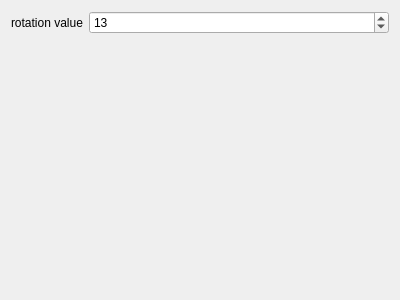
<?xml version="1.0" encoding="UTF-8"?>
<ui version="4.0">
<comment>
  * Released as open source by Gabriel Caudrelier
  *
  * Developed by Gabriel Caudrelier, gabriel dot caudrelier at gmail dot com
  *
  * https://github.com/metrodango/pip3line
  *
  * Released under AGPL see LICENSE for more information
</comment>
 <class>ByteRotWidget</class>
 <widget class="QWidget" name="ByteRotWidget">
  <property name="geometry">
   <rect>
    <x>0</x>
    <y>0</y>
    <width>400</width>
    <height>300</height>
   </rect>
  </property>
  <property name="windowTitle">
   <string>Form</string>
  </property>
  <layout class="QFormLayout" name="formLayout">
   <item row="0" column="0">
    <widget class="QLabel" name="label">
     <property name="text">
      <string>rotation value</string>
     </property>
    </widget>
   </item>
   <item row="0" column="1">
    <widget class="QSpinBox" name="spinBox">
     <property name="minimum">
      <number>-256</number>
     </property>
     <property name="maximum">
      <number>255</number>
     </property>
     <property name="value">
      <number>13</number>
     </property>
    </widget>
   </item>
  </layout>
 </widget>
 <resources/>
 <connections/>
</ui>
